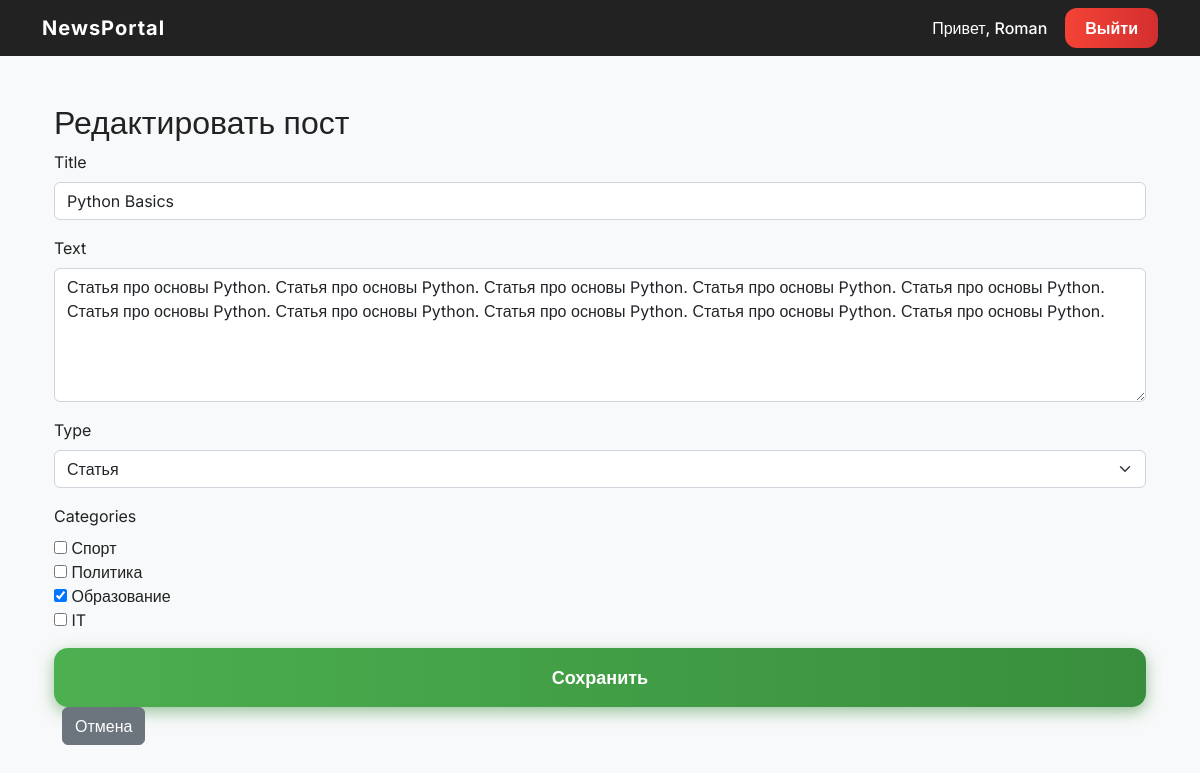
The app's page /news/3/edit/ (signed in) with its own data.
### portal/models.py (models this page shows, shortened)
class Post(models.Model):
    ARTICLE = 'AR'
    NEWS = 'NW'
    TYPES = [
        (ARTICLE, 'Статья'),
        (NEWS, 'Новость'),
    ]
    author = models.ForeignKey(Author, on_delete=models.CASCADE)
    type = models.CharField(max_length=2, choices=TYPES)
    created_at = models.DateTimeField(auto_now_add=True)
    categories = models.ManyToManyField(
        Category,
        through='PostCategory',
        related_name='posts'
    )
    title = models.CharField(max_length=255)
    text = models.TextField()
    rating = models.IntegerField(default=0)
    image = models.ImageField(upload_to='posts/', blank=True, null=True)
    class Meta:
        ordering = ['-created_at']
        verbose_name = 'Пост'
        verbose_name_plural = 'Посты'

### portal/views.py (the view)
# urls.py: path('news/<int:pk>/edit/', PostUpdateView.as_view(), name='post_edit'),
class PostUpdateView(LoginRequiredMixin, UpdateView):
    model = Post
    form_class = PostForm
    template_name = 'portal/post_edit.html'
    success_url = reverse_lazy('news_list')
    def get_queryset(self):
        return Post.objects.filter(author__user=self.request.user)

### portal/forms.py
class PostForm(forms.ModelForm):
    class Meta:
        model = Post
        fields = ['title', 'text', 'type', 'categories']
        widgets = {
            'categories': forms.CheckboxSelectMultiple(),  # выбираем несколько категорий
            'type': forms.Select(attrs={'class': 'form-select'}),
            'title': forms.TextInput(attrs={'class': 'form-control'}),
            'text': forms.Textarea(attrs={'class': 'form-control', 'rows': 5}),
        }

### portal/models.py (called while the page is built)
    def __str__(self):
        return self.name

### portal/templates/portal/post_edit.html (shortened to what this page needs)
{% extends 'base.html' %}
{% block content %}
<div class="container mt-5">
    <h2>Редактировать пост</h2>
    {% if form %}
        <form method="post" enctype="multipart/form-data">
            {% for field in form %}
                <div class="mb-3">
                    <label for="{{ field.id_for_label }}" class="form-label">{{ field.label }}</label>
                    {{ field }}
                </div>
            {% endfor %}
            <button type="submit" class="btn btn-primary">Сохранить</button>
            <a href="{% url 'news_list' %}" class="btn btn-secondary ms-2">Отмена</a>
        </form>
    {% else %}
        <p class="text-danger">Форма недоступна. Возможно, вы не являетесь автором поста или пост не существует.</p>
    {% endif %}
</div>
{% endblock %}

### templates/base.html (shortened to what this page needs)
{% load static socialaccount %}
<!DOCTYPE html>
<html lang="ru">
<head>
    <link href="https://cdn.jsdelivr.net/npm/bootstrap@5.3.2/dist/css/bootstrap.min.css" rel="stylesheet" />
    <link rel="stylesheet" href="{% static 'css/styles.css' %}" />
    <link rel="stylesheet" href="{% static 'css/news.css' %}" />
    <link rel="stylesheet" href="{% static 'css/account.css' %}" />
</head>
<body class="bg-light">
<nav class="navbar navbar-expand-lg navbar-dark bg-dark mb-4">
    <div class="container">
        <a class="navbar-brand" href="/">NewsPortal</a>
        <div class="d-flex ms-auto align-items-center gap-2">
            {% if user.is_authenticated %}
                <span class="nav-username">Привет, {{ user.email|default:user.username }}</span>
                <a href="{% url 'account_logout' %}" class="btn btn-logout">Выйти</a>
            {% else %}
                <a href="{% url 'account_login' %}" class="btn btn-login">Войти</a>
            {% endif %}
        </div>
    </div>
</nav>
<div class="container">
    {% block content %}{% endblock %}
</div>
</body>
</html>
</body>
</html>

### static/css/account.css (style rules this page uses)
body { font-family: 'Inter', sans-serif; background: #f0f4f8; margin: 0; color: #222; -webkit-font-smoothing: antialiased; -moz-osx-font-smoothing: grayscale; transition: background-color 0.3s ease, color 0.3s ease; }
button[type="submit"] { width: 100%; padding: 16px 0; background: linear-gradient(90deg, #4caf50, #388e3c); border: none; border-radius: 14px; color: #fff; font-weight: 700; font-size: 18px; cursor: pointer; box-shadow: 0 5px 15px rgba(56, 142, 60, 0.5); transition: background 0.3s ease, box-shadow 0.3s ease, transform 0.15s ease; user-select: none; }
.navbar { background-color: #222 !important; }
.navbar .navbar-brand { color: #fff !important; font-weight: 700; letter-spacing: 0.05em; }
.btn-login, .btn-logout { font-weight: 600; border-radius: 12px; padding: 8px 20px; color: #fff !important; text-decoration: none; display: flex; align-items: center; gap: 8px; transition: all 0.3s ease; border: none !important; cursor: pointer; user-select: none; }
.btn-logout { background: linear-gradient(90deg, #f44336, #d32f2f) !important; }
.nav-username { margin-right: 10px; color: #fff; font-weight: 500; user-select: none; }

### records on screen
Post: form "Python Basics" "Статья про основы Python. Статья про основы Python. Статья про основы Python. Статья про основы Python. Статья про основы Python. Статья про основы Python. Статья про основы Python. Статья про основы Python. Статья про основы Python. Статья про основы Python." "Статья"

### other values on screen
{{ user.email|default:user.username }} "Roman"
{{ field.label }} "Title" "Text" "Type" "Categories"
